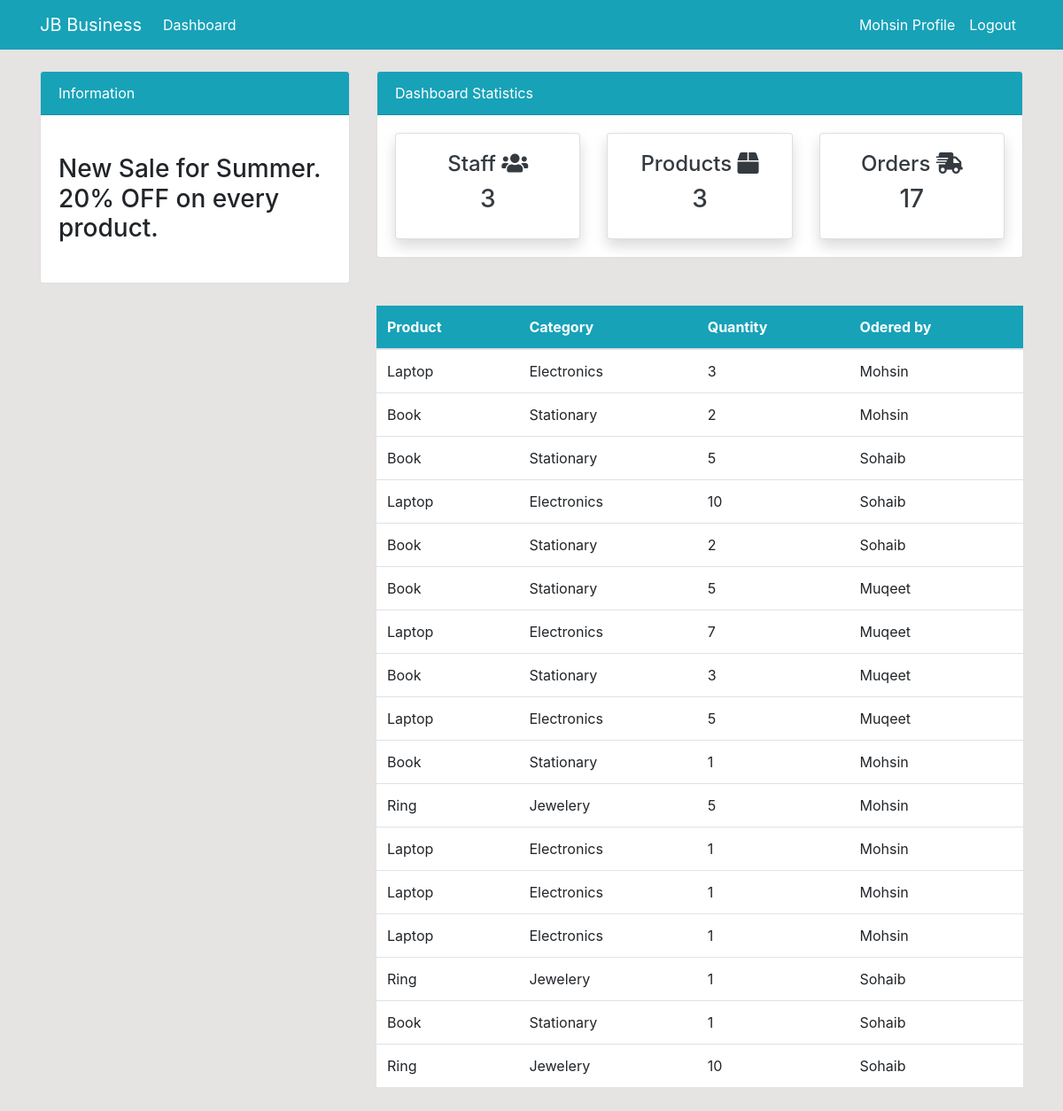
Page /order/ (signed in) on the committed database.
### dashboard/models.py (models this page shows, shortened)
class Order(models.Model):
    name = models.ForeignKey(Product, on_delete=models.CASCADE, null=True)
    customer = models.ForeignKey(User, on_delete=models.CASCADE, null=True)
    order_quantity = models.PositiveIntegerField(null=True)

class Product(models.Model):
    name = models.CharField(max_length=100, null=True)
    quantity = models.PositiveIntegerField(null=True)
    category = models.CharField(max_length=50, choices=CATEGORY, null=True)
    def __str__(self):
        return f'{self.name}'

### dashboard/views.py (the view)
# urls.py: path('order/', views.order, name='dashboard-order'),
@login_required(login_url='user-login')
def order(request):
    order = Order.objects.all()
    order_count = order.count()
    customer = User.objects.filter(groups=2)
    customer_count = customer.count()
    product = Product.objects.all()
    product_count = product.count()
    context = {
        'order': order,
        'customer_count': customer_count,
        'product_count': product_count,
        'order_count': order_count,
    }
    return render(request, 'dashboard/order.html', context)

### templates/dashboard/order.html (shortened to what this page needs)
{% extends 'partials/base.html' %}
{% block content %}
{% include 'partials/topside.html' %}
<div class="row my-4">
    <div class="col-md-4"></div>
    <div class="col-md-8">
        <table class="table bg-white">
            <thead class="bg-info text-white">
                <tr>
                    <th scope="col">Product</th>
                    <th scope="col">Category</th>
                    <th scope="col">Quantity</th>
                    <th scope="col">Odered by</th>
                </tr>
            </thead>
            <tbody>
                {% for order in order %}
                <tr>
                    <td>{{ order.name }}</td>
                    <td>{{ order.name.category }}</td>
                    <td>{{ order.order_quantity }}</td>
                    <td>{{ order.customer.username }}</td>
                </tr>
                {% endfor %}
            </tbody>
        </table>
    </div>
</div>
{% endblock %}

### templates/partials/base.html (shortened to what this page needs)
{% load static %}
<!doctype html>
<html lang="en">
<head>
    <link rel="stylesheet" href="https://cdn.jsdelivr.net/npm/bootstrap@4.6.0/dist/css/bootstrap.min.css"
>
    <link rel="stylesheet" href="https://use.fontawesome.com/releases/v5.15.2/css/all.css"
>
    <link rel="stylesheet" href="{% static 'style.css' %}">
</head>
<body>
    {% include 'partials/nav.html' %}
    <div class="container">
        {% block content %}
        {% endblock %}
    </div>
</body>
</html>

### templates/partials/nav.html (shortened to what this page needs)
<nav class="navbar navbar-expand-lg navbar-info bg-info">
    <div class="container">
        {% if user.is_authenticated %}
        <a class="navbar-brand text-white" href="{% url 'dashboard-index' %}">JB Business</a>
        <div class="collapse navbar-collapse" id="navbarSupportedContent">
            <ul class="navbar-nav mr-auto">
                <li class="nav-item active">
                    <a class="nav-link text-white" href="{% url 'dashboard-index' %}">Dashboard </a>
                </li>
            </ul>
            <ul class="navbar-nav ml-auto">
                <li class="nav-item active">
                    <a class="nav-link text-white" href="{% url 'user-profile' %}">{{ user.username }} Profile
                        <span class="sr-only">(current)</span></a>
                </li>
                <li class="nav-item">
                    <a class="nav-link text-white" href="{% url 'user-logout' %}">Logout</a>
                </li>
            </ul>
            {% endif %}
        </div>
    </div>
</nav>

### templates/partials/topside.html
<div class="row">
    <div class="col-md-4 mt-4">
        <div class="card">
            <div class="card-header bg-info text-white">
                Information
            </div>
            <div class="card-body">
                <marquee behavior="" direction="">
                    <h3 class="my-4">New Sale for Summer. 20% OFF on every product.</h3>
                </marquee>
            </div>
        </div>
    </div>
    <div class="col-md-8 mt-4">
        <div class="card">
            <div class="card-header bg-info text-white">
                Dashboard Statistics
            </div>
            <div class="card-body">
                <div class="row">
                    <div class="col-md-4">
                        <a class="text-decoration-none text-dark" href="{% url 'dashboard-customers' %}">
                            <div class="card my-card shadow">
                                <div class="card-body text-center">
                                    <h4>Staff <i class="fas fa-users"></i></h4>
                                    <h3>{{ customer_count }}</h3>
                                </div>
                            </div>
                        </a>
                    </div>
                    <div class="col-md-4">
                        <a class="text-decoration-none text-dark" href="{% url 'dashboard-products' %}">
                            <div class="card my-card shadow">
                                <div class="card-body text-center">
                                    <h4>Products <i class="fas fa-box"></i></h4>
                                    <h3>{{ product_count }}</h3>
                                </div>
                            </div>
                        </a>
                    </div>
                    <div class="col-md-4">
                        <a class="text-decoration-none text-dark" href="{% url 'dashboard-order' %}">
                            <div class="card my-card shadow">
                                <div class="card-body text-center">
                                    <h4>Orders <i class="fas fa-shipping-fast"></i></h4>
                                    <h3>{{ order_count }}</h3>
                                </div>
                            </div>
                        </a>
                    </div>
                </div>
            </div>
        </div>
    </div>
</div>

### static/style.css (style rules this page uses)
body { background: rgb(230, 227, 227); }

### rows in the picture
Order: name "Laptop", name.category "Electronics", order_quantity "3", customer.username "Mohsin"
Order: name "Book", name.category "Stationary", order_quantity "2", customer.username "Mohsin"
Order: name "Book", name.category "Stationary", order_quantity "5", customer.username "Sohaib"
Order: name "Laptop", name.category "Electronics", order_quantity "10", customer.username "Sohaib"
Order: name "Book", name.category "Stationary", order_quantity "2", customer.username "Sohaib"
Order: name "Book", name.category "Stationary", order_quantity "5", customer.username "Muqeet"
Order: name "Laptop", name.category "Electronics", order_quantity "7", customer.username "Muqeet"
Order: name "Book", name.category "Stationary", order_quantity "3", customer.username "Muqeet"
Order: name "Laptop", name.category "Electronics", order_quantity "5", customer.username "Muqeet"
Order: name "Book", name.category "Stationary", order_quantity "1", customer.username "Mohsin"
Order: name "Ring", name.category "Jewelery", order_quantity "5", customer.username "Mohsin"
Order: name "Laptop", name.category "Electronics", order_quantity "1", customer.username "Mohsin"
Order: name "Laptop", name.category "Electronics", order_quantity "1", customer.username "Mohsin"
Order: name "Laptop", name.category "Electronics", order_quantity "1", customer.username "Mohsin"
Order: name "Ring", name.category "Jewelery", order_quantity "1", customer.username "Sohaib"
Order: name "Book", name.category "Stationary", order_quantity "1", customer.username "Sohaib"
Order: name "Ring", name.category "Jewelery", order_quantity "10", customer.username "Sohaib"

### other values in the picture
{{ user.username }} "Mohsin"
{{ customer_count }} "3"
{{ product_count }} "3"
{{ order_count }} "17"
